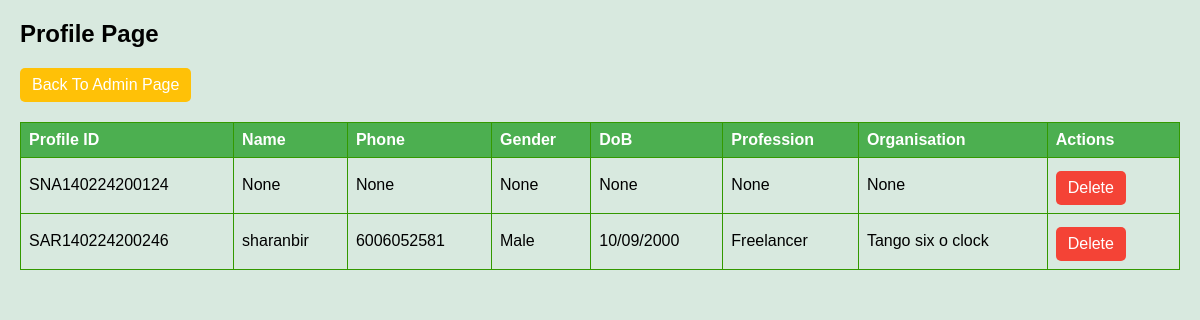
The app's page /profilepage/, older data.
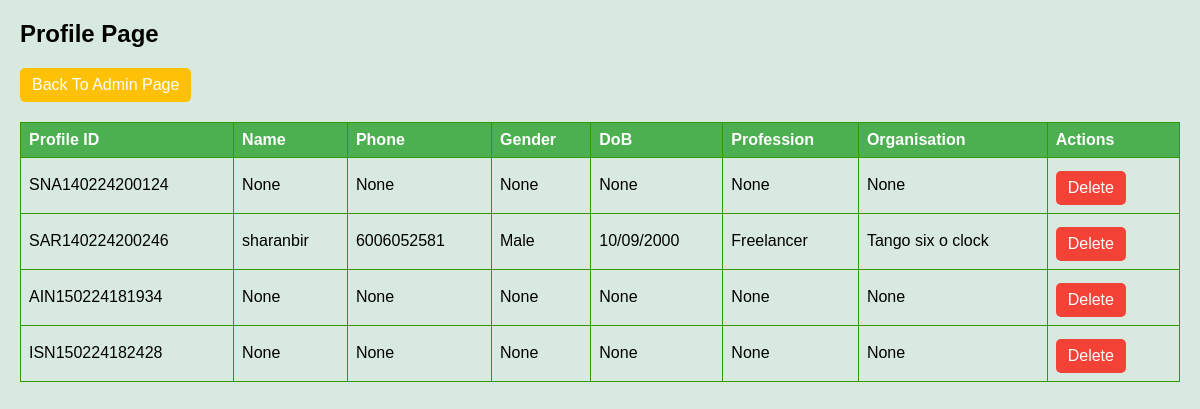
The same page, newer data.
### tango/models.py (models this page shows, shortened)
class UserProfile(models.Model):
    user = models.OneToOneField(User,on_delete=models.CASCADE)
    name = models.CharField(max_length=50,null=True,blank=True)
    phone = models.CharField(max_length=20,null=True,blank=True)
    sex = models.CharField(max_length=20,null=True,blank=True)
    dob = models.CharField(max_length=20,null=True,blank=True)
    profileid = models.CharField(max_length=30,null=True)
    chapter = models.IntegerField(default=1)
    institude = models.CharField(max_length=60,null=True,blank=True)
    profession = models.CharField(max_length=30,null=True,blank=True)
    location = models.CharField(max_length=50,null=True,blank=True)
    created_at = models.DateTimeField(auto_now_add=True,null=True)

### tango/views.py (the view)
# urls.py: path('profilepage/',views.ProfilePage,name='profilepage'),
def ProfilePage(request):
    profiles = UserProfile.objects.all()
    context = {'profiles':profiles}
    return render(request,'tango/admin/profilepage.html',context)

### tango/templates/tango/admin/profilepage.html (shortened to what this page needs)
{% load static %}
<!DOCTYPE html>
<html lang="en">
<head>
</head>
<body>
    <div class="actions">
        <h2>Profile Page</h2>
        <a href="{% url 'adminpage' %}" class="war">Back To Admin Page</a>
    </div>
    <table>
        <thead>
            <tr>
                <th>Profile ID</th>
                <th>Name</th>
                <th>Phone</th>
                <th>Gender</th>
                <th>DoB</th>
                <th>Profession</th>
                <th>Organisation</th>
                <th>Actions</th>
            </tr>
        </thead>
        <tbody>
            {% for profile in profiles %}
                <tr>
                    <td>{{ profile.profileid }}</td>
                    <td>{{ profile.name }}</td>
                    <td>{{ profile.phone }}</td>
                    <td>{{ profile.sex }}</td>
                    <td>{{ profile.dob }}</td>
                    <td>{{ profile.profession }}</td>
                    <td>{{ profile.institude }}</td>
                    <td>
                        <a href="{% url 'deleteprofilepage' profile.id %}" class="del">Delete</a>
                    </td>
                </tr>
            {% endfor %}
        </tbody>
    </table>
</body>
</html>

Row changes from the older to the newer data that the page shows:
added UserProfile: profileid "AIN150224181934", name "None", phone "None", sex "None", dob "None", profession "None", institude "None"
added UserProfile: profileid "ISN150224182428", name "None", phone "None", sex "None", dob "None", profession "None", institude "None"
